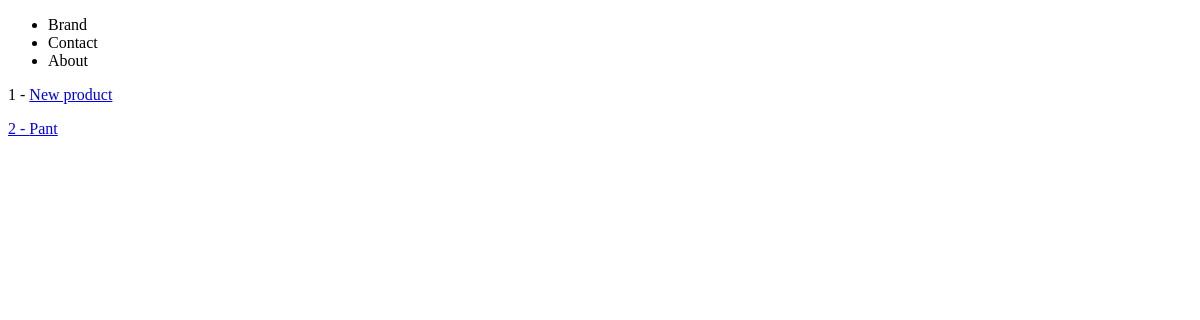
The app's page /products/list/, older data.
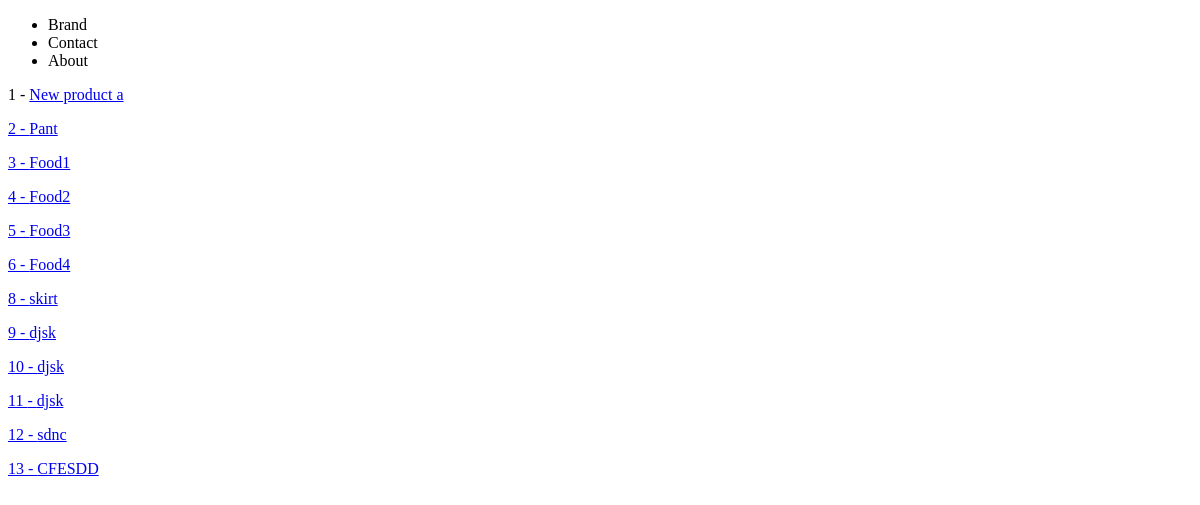
The same page, newer data.
### products/models.py (models this page shows)
class Product(models.Model):
    title       = models.CharField(max_length=120) #max_length=required
    description = models.TextField(blank=True, null=True)
    price       = models.DecimalField(decimal_places=2, max_digits=10000)
    summary     = models.TextField(blank=False, null=False)
    featured    = models.BooleanField(default=False)
    def get_absolute_url(self):
        return reverse("products:product-detail", kwargs={"my_id": self.id})

### products/views.py (the view)
# urls.py: path('list/', product_list_view, name='product-list'),
def product_list_view(request):
    queryset = Product.objects.all()
    context = {
        "object_list": queryset
    }
    return render(request, "products/product_list.html", context)

### products/templates/products/product_list.html
{% extends 'base.html' %}
{% block content %}
{% for instance in object_list %}
    <p>{{ instance.id }} - <a href='{{ instance.get_absolute_url }}'/>{{ instance.title }}</p>
{% endfor %}
{% endblock %}

### templates/base.html (shortened to what this page needs)
<!doctype html>
<html>
<head>
</head>
<body>
    {% include 'navbar.html' %}
    {% block content %}
    {% endblock %}
</body>
</html>

### templates/navbar.html
<nav>
    <ul>
        <li>Brand</li>
        <li>Contact</li>
        <li>About</li>
    </ul>
</nav>

Row changes from the older to the newer data that the page shows:
changed Product id 1: title "New product" → "New product a"
added Product: id "3", title "Food1"
added Product: id "4", title "Food2"
added Product: id "5", title "Food3"
added Product: id "6", title "Food4"
added Product: id "8", title "skirt"
added Product: id "9", title "djsk"
added Product: id "10", title "djsk"
added Product: id "11", title "djsk"
added Product: id "12", title "sdnc"
added Product: id "13", title "CFESDD"
